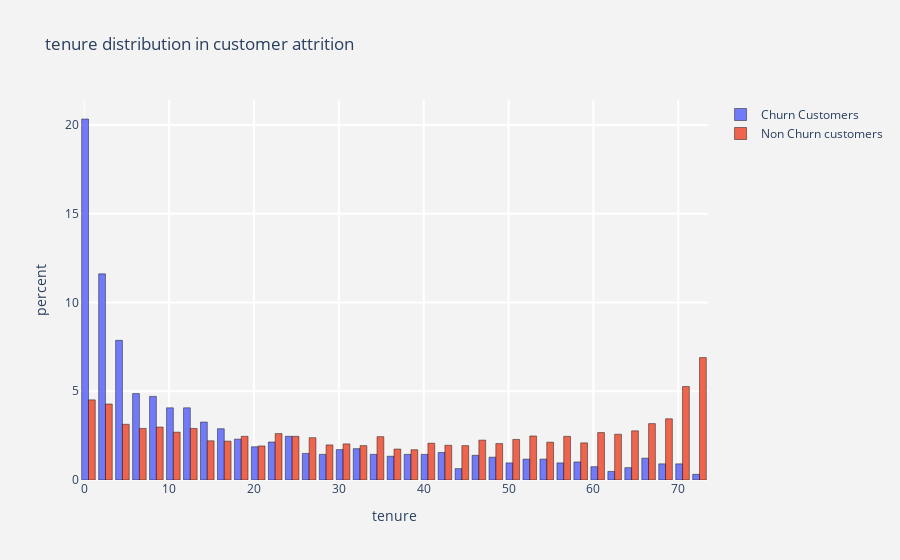
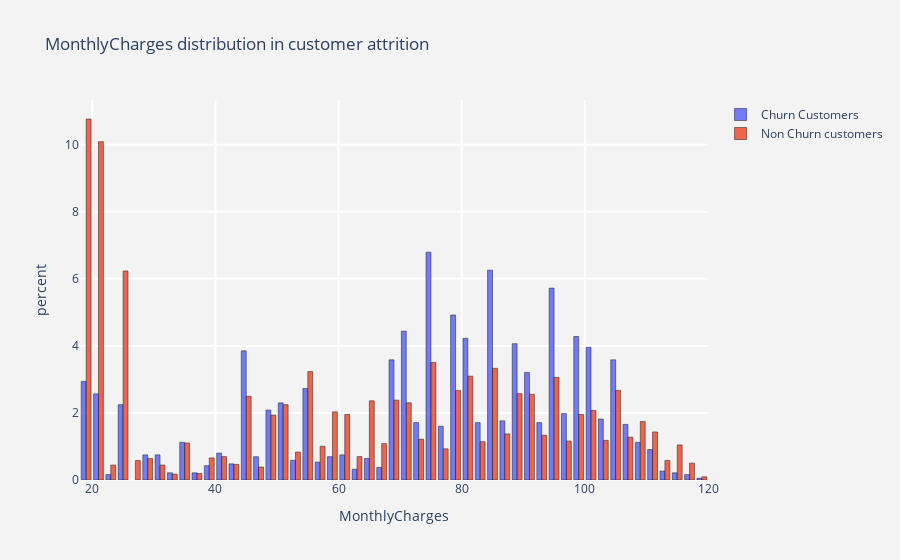
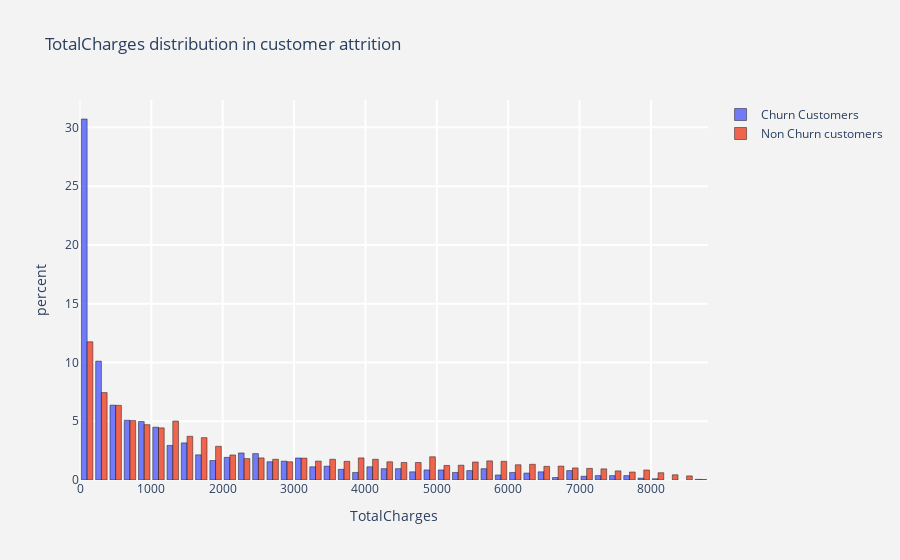

The notebook cell these images were saved under, in order:
### Code cell
for i in num_cols : # histograms are more suitable for numeric varaibles
    histogram(i)

### Figure 1 — Plotly figure (JSON) as saved in the notebook; plotly's stock layout.template omitted (floating-point values rounded to 4 significant figures; data arrays with more than 128 entries replaced by an {"elided": "..."} marker saying what was removed)
{"data": [{"histnorm": "percent", "marker": {"line": {"color": "black", "width": 0.5}}, "name": "Churn Customers", "opacity": 0.9, "type": "histogram", "x": {"elided": "1869 int values"}}, {"histnorm": "percent", "marker": {"line": {"color": "black", "width": 0.5}}, "name": "Non Churn customers", "opacity": 0.9, "type": "histogram", "x": {"elided": "5163 int values"}}], "layout": {"paper_bgcolor": "rgb(243,243,243)", "plot_bgcolor": "rgb(243,243,243)", "title": {"text": "tenure distribution in customer attrition "}, "xaxis": {"gridcolor": "rgb(255, 255, 255)", "gridwidth": 2, "ticklen": 5, "title": {"text": "tenure"}, "zerolinewidth": 1}, "yaxis": {"gridcolor": "rgb(255, 255, 255)", "gridwidth": 2, "ticklen": 5, "title": {"text": "percent"}, "zerolinewidth": 1}}}

### Figure 2 — Plotly figure (JSON) as saved in the notebook; plotly's stock layout.template omitted (floating-point values rounded to 4 significant figures; data arrays with more than 128 entries replaced by an {"elided": "..."} marker saying what was removed)
{"data": [{"histnorm": "percent", "marker": {"line": {"color": "black", "width": 0.5}}, "name": "Churn Customers", "opacity": 0.9, "type": "histogram", "x": {"elided": "1869 float values"}}, {"histnorm": "percent", "marker": {"line": {"color": "black", "width": 0.5}}, "name": "Non Churn customers", "opacity": 0.9, "type": "histogram", "x": {"elided": "5163 float values"}}], "layout": {"paper_bgcolor": "rgb(243,243,243)", "plot_bgcolor": "rgb(243,243,243)", "title": {"text": "MonthlyCharges distribution in customer attrition "}, "xaxis": {"gridcolor": "rgb(255, 255, 255)", "gridwidth": 2, "ticklen": 5, "title": {"text": "MonthlyCharges"}, "zerolinewidth": 1}, "yaxis": {"gridcolor": "rgb(255, 255, 255)", "gridwidth": 2, "ticklen": 5, "title": {"text": "percent"}, "zerolinewidth": 1}}}

### Figure 3 — Plotly figure (JSON) as saved in the notebook; plotly's stock layout.template omitted (floating-point values rounded to 4 significant figures; data arrays with more than 128 entries replaced by an {"elided": "..."} marker saying what was removed)
{"data": [{"histnorm": "percent", "marker": {"line": {"color": "black", "width": 0.5}}, "name": "Churn Customers", "opacity": 0.9, "type": "histogram", "x": {"elided": "1869 float values"}}, {"histnorm": "percent", "marker": {"line": {"color": "black", "width": 0.5}}, "name": "Non Churn customers", "opacity": 0.9, "type": "histogram", "x": {"elided": "5163 float values"}}], "layout": {"paper_bgcolor": "rgb(243,243,243)", "plot_bgcolor": "rgb(243,243,243)", "title": {"text": "TotalCharges distribution in customer attrition "}, "xaxis": {"gridcolor": "rgb(255, 255, 255)", "gridwidth": 2, "ticklen": 5, "title": {"text": "TotalCharges"}, "zerolinewidth": 1}, "yaxis": {"gridcolor": "rgb(255, 255, 255)", "gridwidth": 2, "ticklen": 5, "title": {"text": "percent"}, "zerolinewidth": 1}}}
